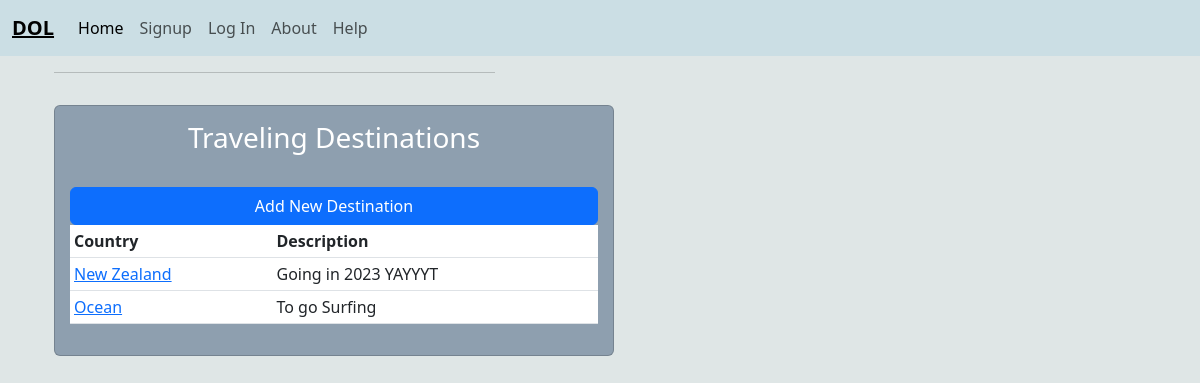
Before: /wishes/ with the older database file.
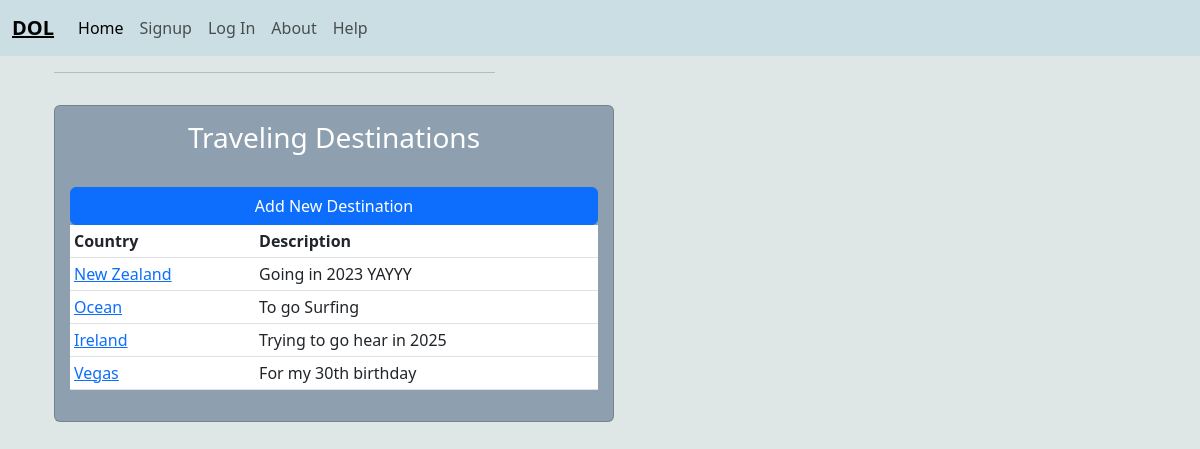
After: the same page with the newer database file.
### wishes/models.py (models this page shows, shortened)
class Wish(models.Model):
    summary = models.CharField(max_length=256)
    description = models.TextField()
    status = models.ForeignKey(
    Status,
    on_delete=models.CASCADE,
    null = True
    )
    author = models.ForeignKey(
        get_user_model(),
        on_delete=models.CASCADE
    )
    assignee = models.ForeignKey(
        get_user_model(),
        on_delete=models.CASCADE,
        null = True,
        related_name= "assignee"
    )
    created_on = models.DateTimeField(auto_now_add=True)

### wishes/views.py (the view)
# urls.py: path('', views.BoardView.as_view(), name ='board'),
class BoardView(ListView):
    template_name ="wishes/board.html"
    model = Wish

### templates/wishes/board.html (shortened to what this page needs)
{% extends 'base.html' %}
{% load static %}
{% block content %}
<body class="homeBody">
<div class="container">
    <div class="row">
        <div class="col-md-5">
            <hr>
            <div style="background-color: rgb(142, 159, 175)" class ="card card-body">
                <h3 style="text-align: center;">Traveling Destinations</h3>
                <br>
                <a class="btn btn-primary" href="{% url 'new_wish' %}">Add New Destination</a>
                <table class ="table table-sm">
                    <tr>
                        <th>Country</th>
                        <th>Description</th>
                    </tr>
                    {% for wish in wish_list %}
                        <tr>
                            <td><a href="{% url 'wish_detail' wish.id %}">{{ wish.summary | truncatechars:150 }}</a></td>
                            <td>{{ wish.description | truncatechars:250 }}</td>
                        </tr>
                        {% endfor %}
                </table>
            </div>
        </div>
    </div>
</div>
</body>
{% endblock content %}

Changed rows visible on the page:
changed Wish "New Zealand": description "Going in 2023 YAYYYT" → "Going in 2023 YAYYY"
added Wish: summary "Ireland", description "Trying to go hear in 2025"
added Wish: summary "Vegas", description "For my 30th birthday"
